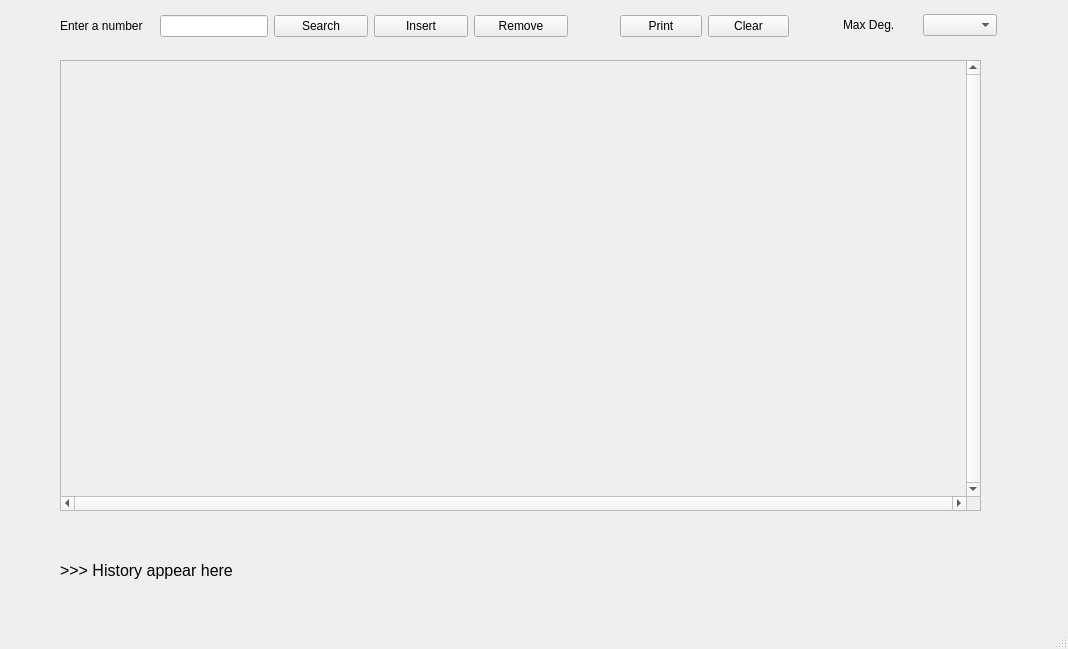
<?xml version="1.0" encoding="UTF-8"?>
<ui version="4.0">
 <class>MainWindow</class>
 <widget class="QMainWindow" name="MainWindow">
  <property name="geometry">
   <rect>
    <x>0</x>
    <y>0</y>
    <width>1068</width>
    <height>649</height>
   </rect>
  </property>
  <property name="windowTitle">
   <string>MainWindow</string>
  </property>
  <widget class="QWidget" name="centralwidget">
   <widget class="QLabel" name="error">
    <property name="geometry">
     <rect>
      <x>170</x>
      <y>35</y>
      <width>101</width>
      <height>31</height>
     </rect>
    </property>
    <property name="text">
     <string/>
    </property>
   </widget>
   <widget class="QWidget" name="horizontalLayoutWidget">
    <property name="geometry">
     <rect>
      <x>620</x>
      <y>10</y>
      <width>169</width>
      <height>32</height>
     </rect>
    </property>
    <layout class="QHBoxLayout" name="printClearLayout">
     <item>
      <widget class="QPushButton" name="printButton">
       <property name="text">
        <string>Print</string>
       </property>
      </widget>
     </item>
     <item>
      <widget class="QPushButton" name="clrButton">
       <property name="text">
        <string>Clear</string>
       </property>
      </widget>
     </item>
    </layout>
   </widget>
   <widget class="QScrollArea" name="scrollArea">
    <property name="geometry">
     <rect>
      <x>60</x>
      <y>60</y>
      <width>921</width>
      <height>451</height>
     </rect>
    </property>
    <property name="minimumSize">
     <size>
      <width>0</width>
      <height>0</height>
     </size>
    </property>
    <property name="maximumSize">
     <size>
      <width>16777215</width>
      <height>16777215</height>
     </size>
    </property>
    <property name="verticalScrollBarPolicy">
     <enum>Qt::ScrollBarAlwaysOn</enum>
    </property>
    <property name="horizontalScrollBarPolicy">
     <enum>Qt::ScrollBarAlwaysOn</enum>
    </property>
    <property name="sizeAdjustPolicy">
     <enum>QAbstractScrollArea::AdjustIgnored</enum>
    </property>
    <property name="widgetResizable">
     <bool>true</bool>
    </property>
    <widget class="QWidget" name="scrollAreaWidgetContents">
     <property name="geometry">
      <rect>
       <x>0</x>
       <y>0</y>
       <width>902</width>
       <height>432</height>
      </rect>
     </property>
    </widget>
   </widget>
   <widget class="QWidget" name="layoutWidget_2">
    <property name="geometry">
     <rect>
      <x>843</x>
      <y>10</y>
      <width>154</width>
      <height>30</height>
     </rect>
    </property>
    <layout class="QHBoxLayout" name="maxDegOptLayout">
     <item>
      <widget class="QLabel" name="label_3">
       <property name="text">
        <string>Max Deg.</string>
       </property>
      </widget>
     </item>
     <item>
      <widget class="QComboBox" name="maxDegOpt">
       <property name="maxVisibleItems">
        <number>4</number>
       </property>
      </widget>
     </item>
    </layout>
   </widget>
   <widget class="QWidget" name="horizontalLayoutWidget_2">
    <property name="geometry">
     <rect>
      <x>60</x>
      <y>10</y>
      <width>508</width>
      <height>32</height>
     </rect>
    </property>
    <layout class="QHBoxLayout" name="userInputLayout">
     <item>
      <widget class="QLabel" name="label">
       <property name="text">
        <string>Enter a number</string>
       </property>
      </widget>
     </item>
     <item>
      <widget class="QLineEdit" name="textbox">
       <property name="sizePolicy">
        <sizepolicy hsizetype="Minimum" vsizetype="Fixed">
         <horstretch>0</horstretch>
         <verstretch>0</verstretch>
        </sizepolicy>
       </property>
       <property name="toolTip">
        <string>Enter a integer between 0 and 9999</string>
       </property>
      </widget>
     </item>
     <item>
      <widget class="QPushButton" name="searchButton">
       <property name="text">
        <string>Search</string>
       </property>
      </widget>
     </item>
     <item>
      <widget class="QPushButton" name="insButton">
       <property name="text">
        <string>Insert</string>
       </property>
      </widget>
     </item>
     <item>
      <widget class="QPushButton" name="revButton">
       <property name="text">
        <string>Remove</string>
       </property>
      </widget>
     </item>
    </layout>
   </widget>
   <widget class="QLabel" name="history">
    <property name="geometry">
     <rect>
      <x>60</x>
      <y>560</y>
      <width>281</width>
      <height>20</height>
     </rect>
    </property>
    <property name="font">
     <font>
      <family>Nirmala UI</family>
      <pointsize>12</pointsize>
     </font>
    </property>
    <property name="text">
     <string>&gt;&gt;&gt; History appear here</string>
    </property>
   </widget>
  </widget>
  <widget class="QMenuBar" name="menubar">
   <property name="geometry">
    <rect>
     <x>0</x>
     <y>0</y>
     <width>1068</width>
     <height>28</height>
    </rect>
   </property>
  </widget>
  <widget class="QStatusBar" name="statusbar"/>
 </widget>
 <resources/>
 <connections/>
</ui>
